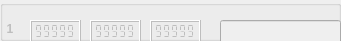
             <widget class="QGroupBox" name="markerBox_1">
              <property name="enabled">
               <bool>false</bool>
              </property>
              <property name="geometry">
               <rect>
                <x>0</x>
                <y>-20</y>
                <width>341</width>
                <height>41</height>
               </rect>
              </property>
              <property name="title">
               <string notr="true"/>
              </property>
              <property name="flat">
               <bool>false</bool>
              </property>
              <widget class="QLCDNumber" name="X_1">
               <property name="geometry">
                <rect>
                 <x>30</x>
                 <y>20</y>
                 <width>51</width>
                 <height>23</height>
                </rect>
               </property>
               <property name="smallDecimalPoint">
                <bool>true</bool>
               </property>
               <property name="segmentStyle">
                <enum>QLCDNumber::Flat</enum>
               </property>
               <property name="value" stdset="0">
                <double>99999.000000000000000</double>
               </property>
              </widget>
              <widget class="QLCDNumber" name="Y_1">
               <property name="geometry">
                <rect>
                 <x>90</x>
                 <y>20</y>
                 <width>51</width>
                 <height>23</height>
                </rect>
               </property>
               <property name="smallDecimalPoint">
                <bool>true</bool>
               </property>
               <property name="segmentStyle">
                <enum>QLCDNumber::Flat</enum>
               </property>
               <property name="value" stdset="0">
                <double>99999.000000000000000</double>
               </property>
              </widget>
              <widget class="QLCDNumber" name="Z_1">
               <property name="geometry">
                <rect>
                 <x>150</x>
                 <y>20</y>
                 <width>51</width>
                 <height>23</height>
                </rect>
               </property>
               <property name="smallDecimalPoint">
                <bool>true</bool>
               </property>
               <property name="segmentStyle">
                <enum>QLCDNumber::Flat</enum>
               </property>
               <property name="value" stdset="0">
                <double>99999.000000000000000</double>
               </property>
              </widget>
              <widget class="QLineEdit" name="name_1">
               <property name="geometry">
                <rect>
                 <x>220</x>
                 <y>20</y>
                 <width>121</width>
                 <height>25</height>
                </rect>
               </property>
               <property name="sizePolicy">
                <sizepolicy hsizetype="Expanding" vsizetype="Fixed">
                 <horstretch>0</horstretch>
                 <verstretch>0</verstretch>
                </sizepolicy>
               </property>
              </widget>
              <widget class="QLabel" name="srn_1">
               <property name="enabled">
                <bool>false</bool>
               </property>
               <property name="geometry">
                <rect>
                 <x>0</x>
                 <y>20</y>
                 <width>21</width>
                 <height>17</height>
                </rect>
               </property>
               <property name="font">
                <font>
                 <weight>75</weight>
                 <bold>true</bold>
                </font>
               </property>
               <property name="text">
                <string>  1</string>
               </property>
              </widget>
             </widget>
